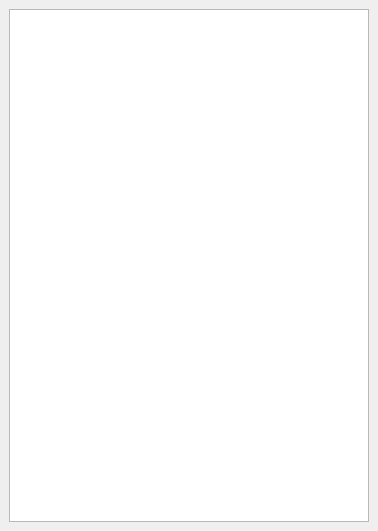
<?xml version="1.0" encoding="UTF-8"?>
<ui version="4.0">
 <class>view_boards</class>
 <widget class="QMainWindow" name="view_boards">
  <property name="geometry">
   <rect>
    <x>0</x>
    <y>0</y>
    <width>378</width>
    <height>531</height>
   </rect>
  </property>
  <property name="windowTitle">
   <string>Dialog</string>
  </property>
  <widget class="QWidget" name="gridLayoutWidget">
   <layout class="QGridLayout" name="gridLayout">
    <property name="sizeConstraint">
     <enum>QLayout::SetMaximumSize</enum>
    </property>
    <item row="0" column="0">
     <widget class="QListWidget" name="listWidget"/>
    </item>
   </layout>
  </widget>
 </widget>
 <resources/>
 <connections/>
</ui>
